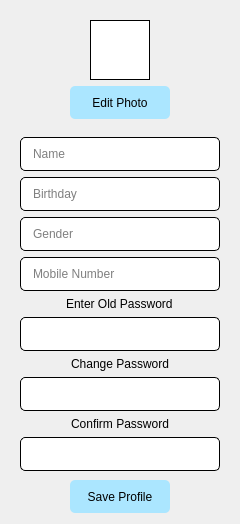
                          <widget class="QWidget" name="editprofilepg">
                           <layout class="QVBoxLayout" name="verticalLayout_52">
                            <item>
                             <widget class="QWidget" name="widget_22" native="true">
                              <property name="minimumSize">
                               <size>
                                <width>0</width>
                                <height>0</height>
                               </size>
                              </property>
                              <layout class="QVBoxLayout" name="verticalLayout_16">
                               <property name="spacing">
                                <number>0</number>
                               </property>
                               <property name="leftMargin">
                                <number>0</number>
                               </property>
                               <property name="topMargin">
                                <number>0</number>
                               </property>
                               <property name="rightMargin">
                                <number>0</number>
                               </property>
                               <property name="bottomMargin">
                                <number>0</number>
                               </property>
                               <item alignment="Qt::AlignBottom">
                                <widget class="QWidget" name="widget_3" native="true">
                                 <layout class="QVBoxLayout" name="verticalLayout_17">
                                  <item alignment="Qt::AlignHCenter">
                                   <widget class="QLabel" name="editprofile">
                                    <property name="minimumSize">
                                     <size>
                                      <width>60</width>
                                      <height>60</height>
                                     </size>
                                    </property>
                                    <property name="maximumSize">
                                     <size>
                                      <width>60</width>
                                      <height>60</height>
                                     </size>
                                    </property>
                                    <property name="styleSheet">
                                     <string notr="true">background-color: rgb(255, 255, 255);
padding: 8px 10px;
border: 1px solid black;
border-radius: 50px;</string>
                                    </property>
                                    <property name="text">
                                     <string/>
                                    </property>
                                   </widget>
                                  </item>
                                  <item alignment="Qt::AlignHCenter">
                                   <widget class="QPushButton" name="editPhoto">
                                    <property name="minimumSize">
                                     <size>
                                      <width>100</width>
                                      <height>33</height>
                                     </size>
                                    </property>
                                    <property name="styleSheet">
                                     <string notr="true">background-color: rgb(171, 230, 255);

border-radius: 5px;</string>
                                    </property>
                                    <property name="text">
                                     <string>Edit Photo</string>
                                    </property>
                                   </widget>
                                  </item>
                                 </layout>
                                </widget>
                               </item>
                               <item>
                                <widget class="QWidget" name="widget_4" native="true">
                                 <property name="minimumSize">
                                  <size>
                                   <width>0</width>
                                   <height>99</height>
                                  </size>
                                 </property>
                                 <layout class="QVBoxLayout" name="verticalLayout_18">
                                  <item alignment="Qt::AlignHCenter|Qt::AlignVCenter">
                                   <widget class="QLineEdit" name="name">
                                    <property name="minimumSize">
                                     <size>
                                      <width>200</width>
                                      <height>0</height>
                                     </size>
                                    </property>
                                    <property name="styleSheet">
                                     <string notr="true">padding: 8px 10px;
background-color: rgb(255, 255, 255);
border: 1px solid black;
border-radius: 5px;</string>
                                    </property>
                                    <property name="placeholderText">
                                     <string>Name</string>
                                    </property>
                                   </widget>
                                  </item>
                                  <item alignment="Qt::AlignHCenter|Qt::AlignVCenter">
                                   <widget class="QLineEdit" name="birthday">
                                    <property name="minimumSize">
                                     <size>
                                      <width>200</width>
                                      <height>0</height>
                                     </size>
                                    </property>
                                    <property name="styleSheet">
                                     <string notr="true">padding: 8px 10px;
background-color: rgb(255, 255, 255);
border: 1px solid black;
border-radius: 5px;</string>
                                    </property>
                                    <property name="placeholderText">
                                     <string>Birthday</string>
                                    </property>
                                   </widget>
                                  </item>
                                  <item alignment="Qt::AlignHCenter|Qt::AlignVCenter">
                                   <widget class="QLineEdit" name="gender">
                                    <property name="minimumSize">
                                     <size>
                                      <width>200</width>
                                      <height>0</height>
                                     </size>
                                    </property>
                                    <property name="styleSheet">
                                     <string notr="true">padding: 8px 10px;
background-color: rgb(255, 255, 255);
border: 1px solid black;
border-radius: 5px;</string>
                                    </property>
                                    <property name="placeholderText">
                                     <string>Gender</string>
                                    </property>
                                   </widget>
                                  </item>
                                  <item alignment="Qt::AlignHCenter|Qt::AlignVCenter">
                                   <widget class="QLineEdit" name="mobilenumber">
                                    <property name="minimumSize">
                                     <size>
                                      <width>200</width>
                                      <height>0</height>
                                     </size>
                                    </property>
                                    <property name="styleSheet">
                                     <string notr="true">padding: 8px 10px;
background-color: rgb(255, 255, 255);
border: 1px solid black;
border-radius: 5px;</string>
                                    </property>
                                    <property name="placeholderText">
                                     <string>Mobile Number</string>
                                    </property>
                                   </widget>
                                  </item>
                                  <item alignment="Qt::AlignHCenter">
                                   <widget class="QLabel" name="label_34">
                                    <property name="text">
                                     <string>Enter Old Password</string>
                                    </property>
                                   </widget>
                                  </item>
                                  <item alignment="Qt::AlignHCenter">
                                   <widget class="QLineEdit" name="oldpassword">
                                    <property name="minimumSize">
                                     <size>
                                      <width>200</width>
                                      <height>0</height>
                                     </size>
                                    </property>
                                    <property name="styleSheet">
                                     <string notr="true">padding: 8px 10px;
background-color: rgb(255, 255, 255);
border: 1px solid black;
border-radius: 5px;</string>
                                    </property>
                                   </widget>
                                  </item>
                                  <item alignment="Qt::AlignHCenter">
                                   <widget class="QLabel" name="label_30">
                                    <property name="text">
                                     <string>Change Password</string>
                                    </property>
                                   </widget>
                                  </item>
                                  <item alignment="Qt::AlignHCenter">
                                   <widget class="QLineEdit" name="changepassword">
                                    <property name="minimumSize">
                                     <size>
                                      <width>200</width>
                                      <height>0</height>
                                     </size>
                                    </property>
                                    <property name="styleSheet">
                                     <string notr="true">padding: 8px 10px;
background-color: rgb(255, 255, 255);
border: 1px solid black;
border-radius: 5px;</string>
                                    </property>
                                   </widget>
                                  </item>
                                  <item alignment="Qt::AlignHCenter">
                                   <widget class="QLabel" name="label_33">
                                    <property name="text">
                                     <string>Confirm Password</string>
                                    </property>
                                   </widget>
                                  </item>
                                  <item alignment="Qt::AlignHCenter">
                                   <widget class="QLineEdit" name="confirmpassword">
                                    <property name="minimumSize">
                                     <size>
                                      <width>200</width>
                                      <height>0</height>
                                     </size>
                                    </property>
                                    <property name="styleSheet">
                                     <string notr="true">padding: 8px 10px;
background-color: rgb(255, 255, 255);
border: 1px solid black;
border-radius: 5px;</string>
                                    </property>
                                   </widget>
                                  </item>
                                 </layout>
                                </widget>
                               </item>
                               <item>
                                <widget class="QWidget" name="widget_5" native="true">
                                 <property name="minimumSize">
                                  <size>
                                   <width>0</width>
                                   <height>30</height>
                                  </size>
                                 </property>
                                 <layout class="QVBoxLayout" name="verticalLayout_51">
                                  <property name="topMargin">
                                   <number>0</number>
                                  </property>
                                  <property name="rightMargin">
                                   <number>8</number>
                                  </property>
                                  <property name="bottomMargin">
                                   <number>0</number>
                                  </property>
                                  <item alignment="Qt::AlignHCenter|Qt::AlignTop">
                                   <widget class="QPushButton" name="saveprofilebtn">
                                    <property name="minimumSize">
                                     <size>
                                      <width>100</width>
                                      <height>33</height>
                                     </size>
                                    </property>
                                    <property name="maximumSize">
                                     <size>
                                      <width>16777215</width>
                                      <height>16777215</height>
                                     </size>
                                    </property>
                                    <property name="styleSheet">
                                     <string notr="true">background-color: rgb(171, 230, 255);

border-radius: 5px;</string>
                                    </property>
                                    <property name="text">
                                     <string>Save Profile</string>
                                    </property>
                                   </widget>
                                  </item>
                                 </layout>
                                </widget>
                               </item>
                              </layout>
                             </widget>
                            </item>
                           </layout>
                          </widget>
